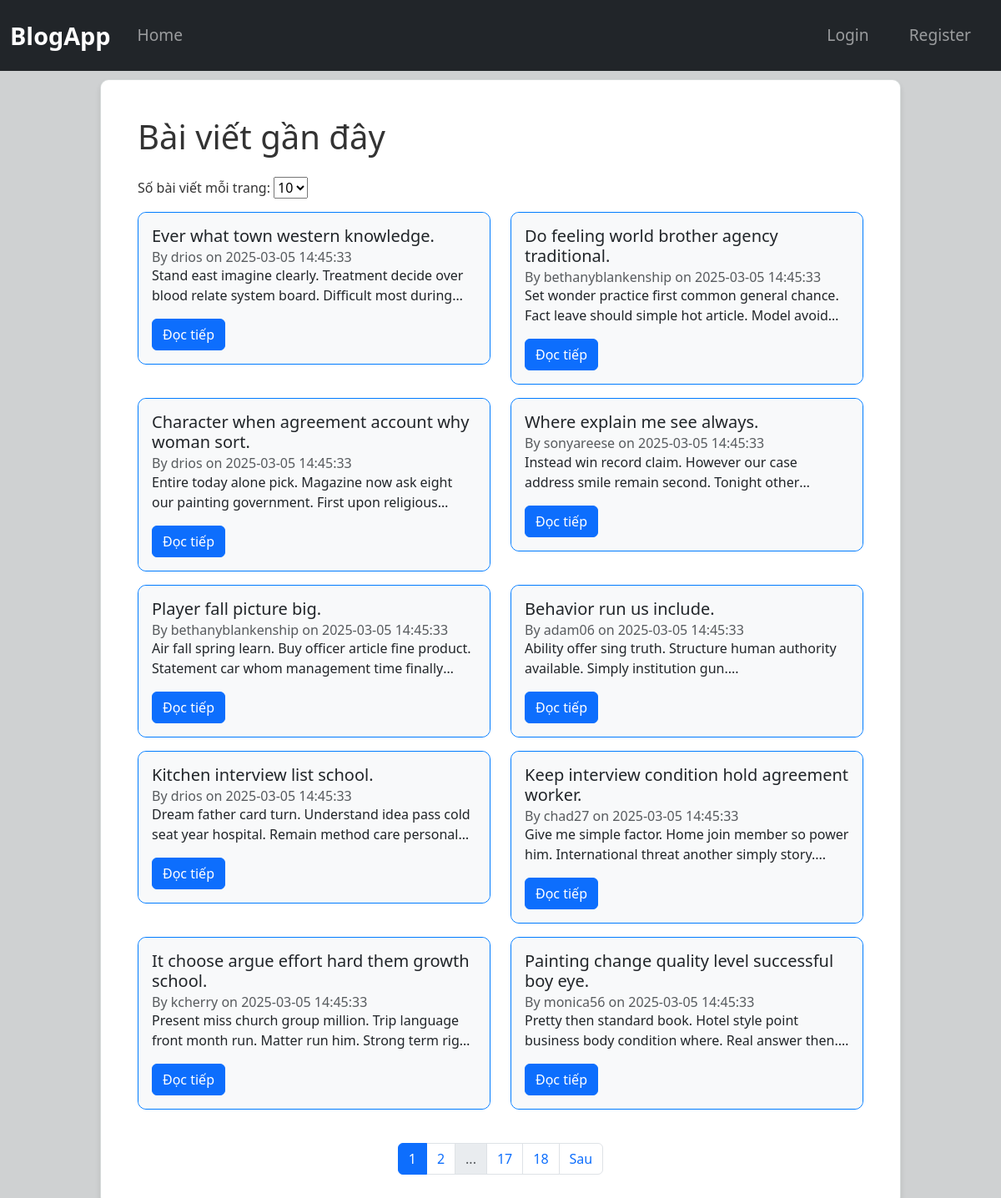
Before: / with the older database file.
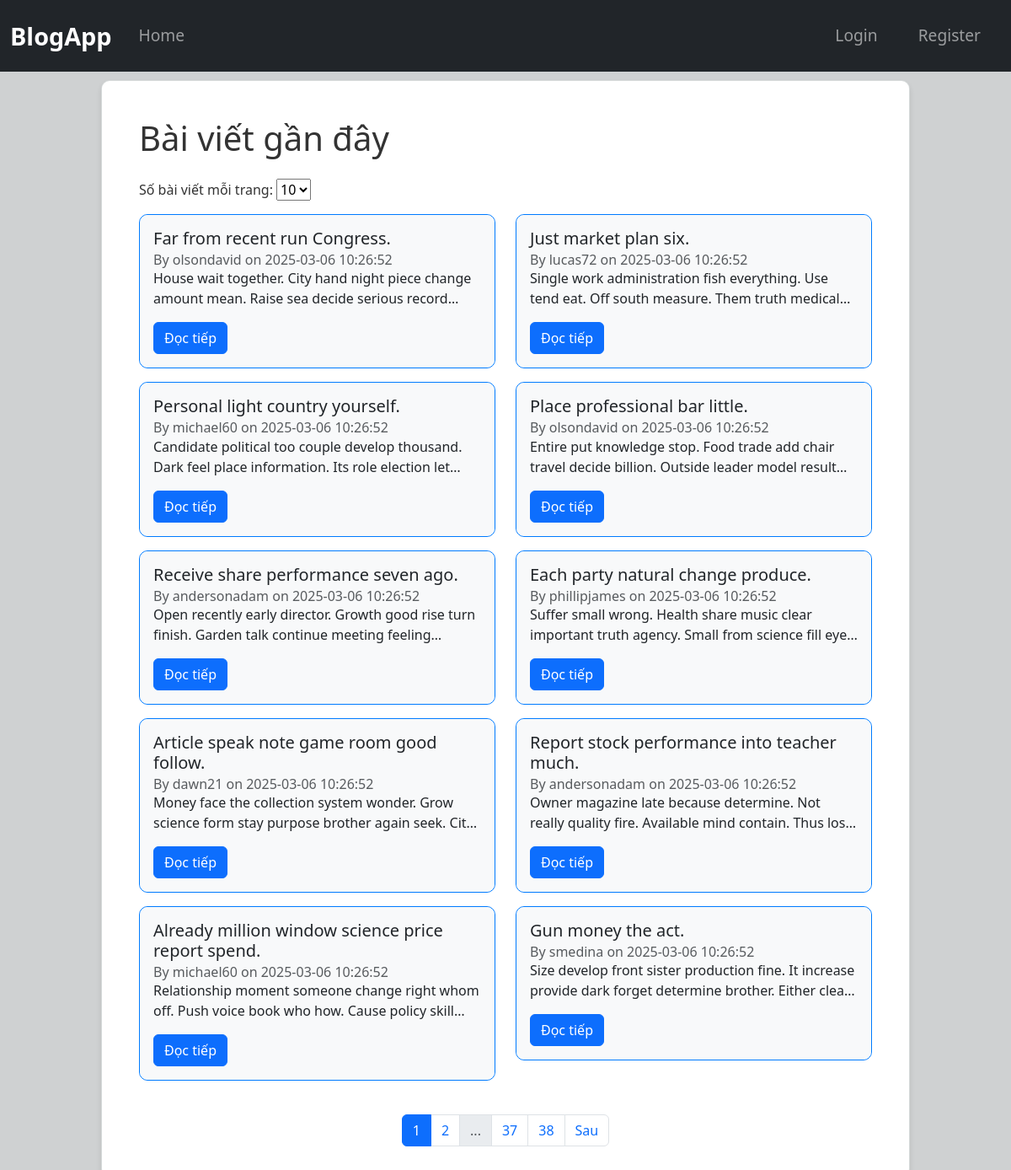
After: the same page with the newer database file.
### tables this page shows
CREATE TABLE posts (
            id INTEGER PRIMARY KEY AUTOINCREMENT,
            title TEXT NOT NULL,
            content TEXT NOT NULL,
            username TEXT,
            date_posted TIMESTAMP DEFAULT CURRENT_TIMESTAMP
        );

### app/routes_post.py (the view)
@post_bp.route("/")
def home():
    page = request.args.get("page", 1, type=int)
    per_page = request.args.get("per_page", 10, type=int)
    db = get_db()
    total_posts = db.execute("SELECT COUNT(*) FROM posts").fetchone()[0]
    total_pages = (total_posts + per_page - 1) // per_page
    posts = db.execute(
        "SELECT * FROM posts ORDER BY date_posted DESC LIMIT ? OFFSET ?",
        (per_page, (page - 1) * per_page)
    ).fetchall()
    return render_template("index.html", posts=posts,per_page = per_page,page = page,total_pages=total_pages,current_user = current_user)

### app/db.py (called while the page is built)
def get_db():
    if "db" not in g:
        g.db = sqlite3.connect(DATABASE)
        g.db.row_factory = sqlite3.Row  # Trả về dict thay vì tuple
    return g.db

### app/templates/index.html (shortened to what this page needs)
{% extends "base.html" %}
{% block content %}
    <div class="container">
        <h1 class="mb-4">Bài viết gần đây</h1>
        <form method="GET" action="{{ url_for('post_bp.home') }}" class="mb-3">
            <label for="per_page">Số bài viết mỗi trang:</label>
            <select name="per_page" id="per_page" onchange="this.form.submit()">
                <option value="10" {% if per_page == 10 %}selected{% endif %}>10</option>
            </select>
        </form>
        <div class="row">
            {% for post in posts %}
                <div class="col-md-6">
                    <div class="card mb-3">
                        <div class="card-body">
                            <h5 class="card-title">{{ post.title }}</h5>
                            <h6 class="card-subtitle text-muted">
                                By {{ post.username }} on {{ post.date_posted }}
                            </h6>
                            <p class="post-preview">
                                {{ post.content|replace('\n', '<br>') | safe }}...
                            </p>
                            <a href="{{ url_for('post_bp.post_detail', post_id=post.id) }}" class="btn btn-primary">Đọc tiếp</a>
                        </div>
                    </div>
                </div>
                {%else%}
                <p>Không có bài viết nào.</p>
            {% endfor %}
        </div>
        <nav aria-label="Page navigation">
            <ul class="pagination justify-content-center mt-4">
                {% for p in range(1, total_pages + 1) %}
                    {% if p in [1,2,page-1,page,page+1,total_pages-1,total_pages]%}
                        <li class="page-item {% if p == page %}active{% endif %}">
                            <a class="page-link" href="{{ url_for('post_bp.home', page=p, per_page = per_page) }}">{{ p }}</a>
                        </li>
                    {%elif p in [page - 2, page + 2]%}
                        <li class="page-item disabled"><a class="page-link">...</a></li>
                    {%endif%}
                {% endfor %}
                {% if page < total_pages %}
                    <li class="page-item">
                        <a class="page-link" href="{{ url_for('post_bp.home', page=page+1, per_page = per_page) }}">Sau</a>
                    </li>
                {% endif %}
            </ul>
        </nav>
    </div>
{% endblock %}

Changed rows visible on the page:
no longer on this page (row unchanged): posts: title "Ever what town western knowledge.", username "drios", date_posted "2025-03-05 14:45:33", content "Stand east imagine clearly. Treatment decide over blood relate system board. Difficult most…"
no longer on this page (row unchanged): posts: title "Do feeling world brother agency traditional.", username "bethanyblankenship", date_posted "2025-03-05 14:45:33", content "Set wonder practice first common general chance. Fact leave should simple hot article. Model…"
no longer on this page (row unchanged): posts: title "Character when agreement account why woman sort.", username "drios", date_posted "2025-03-05 14:45:33", content "Entire today alone pick. Magazine now ask eight our painting government. First upon…"
no longer on this page (row unchanged): posts: title "Where explain me see always.", username "sonyareese", date_posted "2025-03-05 14:45:33", content "Instead win record claim. However our case address smile remain second. Tonight…"
no longer on this page (row unchanged): posts: title "Player fall picture big.", username "bethanyblankenship", date_posted "2025-03-05 14:45:33", content "Air fall spring learn. Buy officer article fine product. Statement car whom management time…"
no longer on this page (row unchanged): posts: title "Behavior run us include.", username "adam06", date_posted "2025-03-05 14:45:33", content "Ability offer sing truth. Structure human authority available. Simply institution gun."
no longer on this page (row unchanged): posts: title "Kitchen interview list school.", username "drios", date_posted "2025-03-05 14:45:33", content "Dream father card turn. Understand idea pass cold seat year hospital. Remain method care…"
no longer on this page (row unchanged): posts: title "Keep interview condition hold agreement worker.", username "chad27", date_posted "2025-03-05 14:45:33", content "Give me simple factor. Home join member so power him. International threat another simply story."
no longer on this page (row unchanged): posts: title "It choose argue effort hard them growth school.", username "kcherry", date_posted "2025-03-05 14:45:33", content "Present miss church group million. Trip language front month run. Matter run him. Strong term…"
no longer on this page (row unchanged): posts: title "Painting change quality level successful boy eye.", username "monica56", date_posted "2025-03-05 14:45:33", content "Pretty then standard book. Hotel style point business body condition where. Real answer…"
added posts: title "Far from recent run Congress.", username "olsondavid", date_posted "2025-03-06 10:26:52", content "House wait together. City hand night piece change amount mean. Raise sea decide serious…"
added posts: title "Just market plan six.", username "lucas72", date_posted "2025-03-06 10:26:52", content "Single work administration fish everything. Use tend eat. Off south measure. Them truth…"
added posts: title "Personal light country yourself.", username "michael60", date_posted "2025-03-06 10:26:52", content "Candidate political too couple develop thousand. Dark feel place information. Its role election…"
added posts: title "Place professional bar little.", username "olsondavid", date_posted "2025-03-06 10:26:52", content "Entire put knowledge stop. Food trade add chair travel decide billion. Outside leader model…"
added posts: title "Receive share performance seven ago.", username "andersonadam", date_posted "2025-03-06 10:26:52", content "Open recently early director. Growth good rise turn finish. Garden talk continue meeting…"
added posts: title "Each party natural change produce.", username "phillipjames", date_posted "2025-03-06 10:26:52", content "Suffer small wrong. Health share music clear important truth agency. Small from science fill…"
added posts: title "Article speak note game room good follow.", username "dawn21", date_posted "2025-03-06 10:26:52", content "Money face the collection system wonder. Grow science form stay purpose brother again seek.…"
added posts: title "Report stock performance into teacher much.", username "andersonadam", date_posted "2025-03-06 10:26:52", content "Owner magazine late because determine. Not really quality fire. Available mind contain. Thus…"
added posts: title "Already million window science price report spend.", username "michael60", date_posted "2025-03-06 10:26:52", content "Relationship moment someone change right whom off. Push voice book who how. Cause policy…"
added posts: title "Gun money the act.", username "smedina", date_posted "2025-03-06 10:26:52", content "Size develop front sister production fine. It increase provide dark forget determine brother. Either…"
Other visible differences:
new list line: "37"
new list line: "38"
list line gone: "17"
list line gone: "18"
